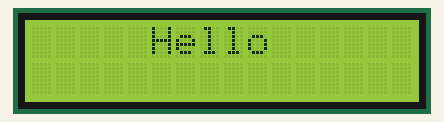
This sketch was run on a simulated ESP32. Shown: 16×2 character LCD.

Above: at 0.1 s.
At 2.1 s:
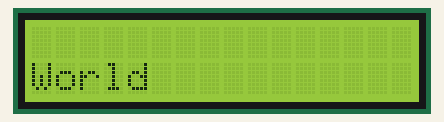
At 6.1 s:
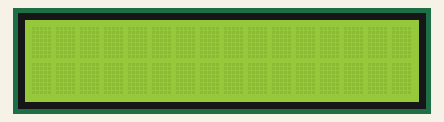

Measured:
- by itself, everything shown: repeats every 8.0 s, in 4 steps
- what the display in image 1 shows lasts 2.0 s, from 2.1 s to 4.1 s

The sketch:

LCD_ESP32.ino
```cpp
// const int rs = 14, en = 13, d4 = 27, d5 = 26, d6 = 25 , d7 = 33;

// void setup() {
//   pinMode(rs, OUTPUT);
//   pinMode(en, OUTPUT);
//   pinMode(d4, OUTPUT);
//   pinMode(d5, OUTPUT);
//   pinMode(d6, OUTPUT);
//   pinMode(d7, OUTPUT);

//   delay(50);
//   lcdCommand(0x33); // khởi động lcd
//   lcdCommand(0x32); // đặt ở chế độ 4 bit
//   lcdCommand(0x28); //đặt chế độ có 2 line
//   lcdCommand(0x0C); // tắt con trỏ
//   lcdCommand(0x01); // Xoá màn hình
//   delayMicroseconds(2000);
//   delayMicroseconds(2000);
// }

// void lcdCommand(byte command) {
//   digitalWrite(rs, LOW);
//   lcdPulse(command);
// }

// void lcdPrint(const char* text) {
//   digitalWrite(rs, HIGH);
//   for (int i = 0; text[i] != 0; i++) {
//     lcdPulse(text[i]);
//   }
// }

// void lcdPulse(byte data) {
//   digitalWrite(d4, (data >> 4) & 0x01);
//   digitalWrite(d5, (data >> 5) & 0x01);
//   digitalWrite(d6, (data >> 6) & 0x01);
//   digitalWrite(d7, (data >> 7) & 0x01);
//   digitalWrite(en, HIGH);
//   delayMicroseconds(1);
//   digitalWrite(en, LOW);
//   delayMicroseconds(1);

//   digitalWrite(d4, data & 0x01);
//   digitalWrite(d5, (data >> 1) & 0x01);
//   digitalWrite(d6, (data >> 2) & 0x01);
//   digitalWrite(d7, (data >> 3) & 0x01);
//   digitalWrite(en, HIGH);
//   delayMicroseconds(1);
//   digitalWrite(en, LOW);
//   delayMicroseconds(50);
// }

// void loop() {
//   lcdCommand(0x80); // cho con trỏ ở dòng 1
//   lcdPrint("CLB Dien Tu ");
//   lcdCommand(0xC0);//cho con tro ở dòng 2
//   lcdPrint("EC PTIT");
//   }
//esp32_lcd
// include the library code:
#include <LiquidCrystal.h>

// initialize the library by associating any needed LCD interface pin
// with the arduino pin number it is connected to

const int rs = 16, en = 17, d4 = 18, d5 = 19, d6 = 21, d7 = 22;
LiquidCrystal lcd(rs, en, d4, d5, d6, d7);

void setup() {
  // set up the LCD's number of columns and rows:
  lcd.begin(16, 2);
  // Print a message to the LCD.
}

void loop()
{
// hien chu hello trong 2 giay
  lcd.setCursor(5, 0);
  lcd.print("Hello");
  delay(2000);
  lcd.clear();
  lcd.setCursor(0, 1);
  lcd.print("World");
  delay(2000);
  lcd.clear();
// Tắt màn hình di trong 2 giay
  lcd.noDisplay();
  delay(2000);
// Hiển thị màn hình lại
  lcd.display();
// Chờ 2 giây
  delay(2000);
}
```
